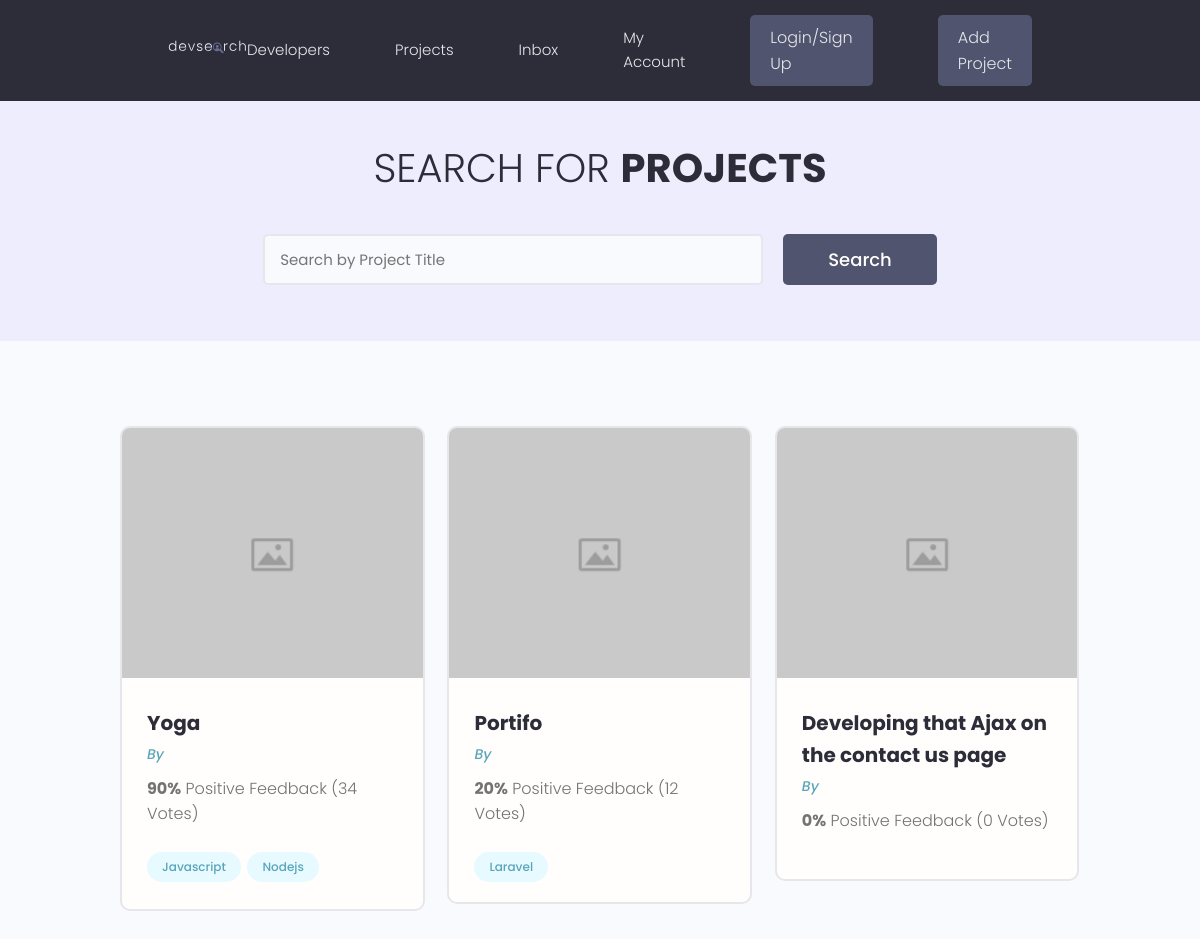
The page /projects/ on the database as committed earlier.
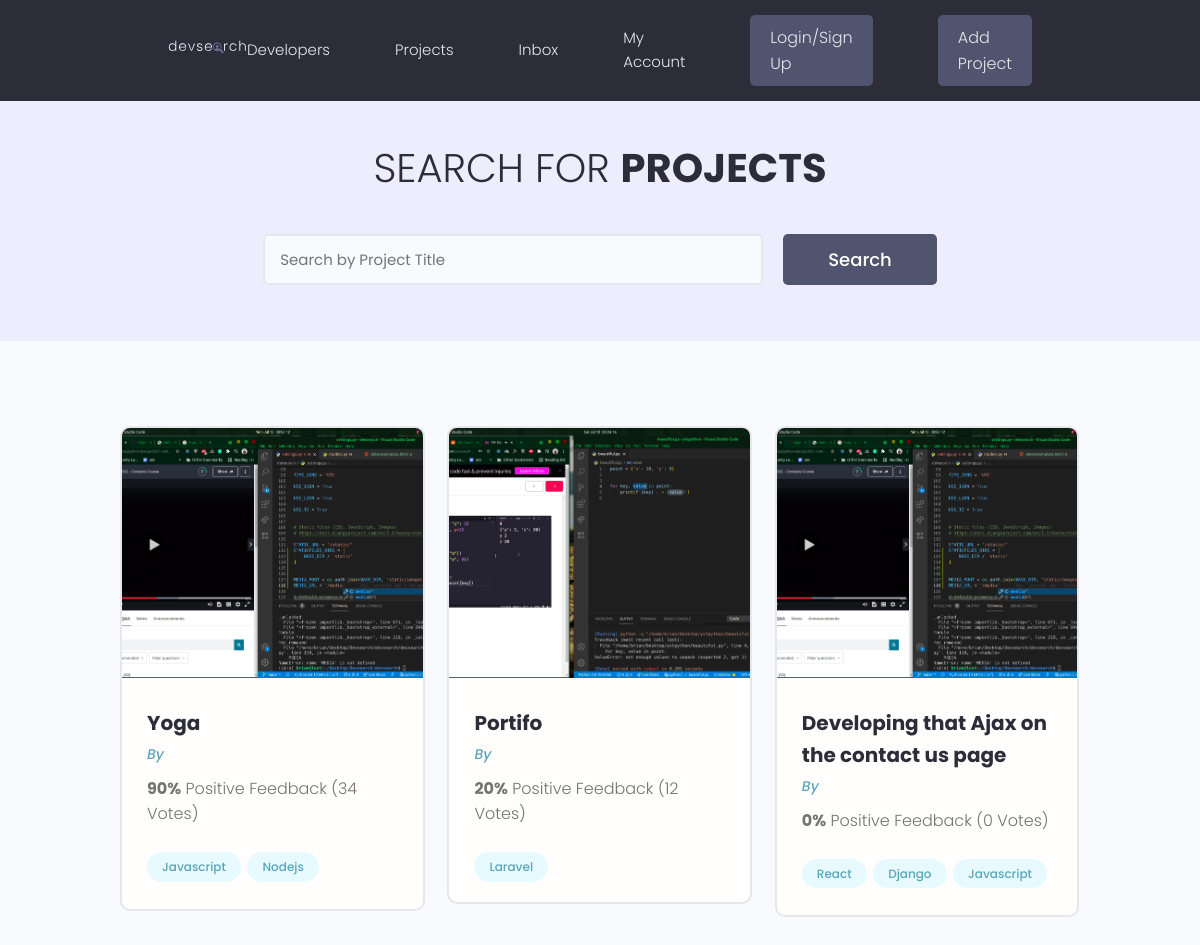
The same page on the database as committed later.
### projects/models.py (models this page shows, shortened)
class Project(models.Model):
    owner = models.ForeignKey(
        Profile, null=True, blank=True, on_delete=models.SET_NULL)
    title = models.CharField(max_length=120)
    description = models.TextField(null=True, blank=True)
    featured_image = models.ImageField(
        null=True, blank=True, default="default.png")
    demo_link = models.CharField(max_length=2000, null=True, blank=True)
    source_link = models.CharField(max_length=2000, null=True, blank=True)
    tags = models.ManyToManyField('Tag', blank=True)
    vote_total = models.IntegerField(default=0, null=True, blank=True)
    vote_ratio = models.IntegerField(default=0, null=True, blank=True)
    created = models.DateTimeField(auto_now_add=True)
    id = models.UUIDField(default=uuid.uuid4,
                          primary_key=True, unique=True, editable=False)

class Tag(models.Model):
    name = models.CharField(max_length=200)
    created = models.DateTimeField(auto_now_add=True)
    id = models.UUIDField(default=uuid.uuid4,
                          primary_key=True, unique=True, editable=False)
    def __str__(self):
        return self.name

### projects/views.py (the view)
# urls.py: path('', Index, name='index'),
def Index(request):
    projects = Project.objects.all()
    context = {'projects': projects}
    return render(request, 'projects.html', context)

### templates/projects.html (shortened to what this page needs)
{% extends 'main.html' %} {% load static %}{% block content %}
<main class="projects">
    <section class="hero-section text-center">
        <div class="container container--narrow">
            <div class="hero-section__box">
                <h2>Search for <span>Projects</span></h2>
            </div>
            <div class="hero-section__search">
                <form class="form" action="#" method="get">
                    <div class="form__field">
                        <input class="input input--text" id="formInput#search" type="text" name="text" placeholder="Search by Project Title" />
                    </div>
                    <input class="btn btn--sub btn--lg" type="submit" value="Search" />
                </form>
            </div>
        </div>
    </section>
    <section class="projectsList">
        <div class="container">
            <div class="grid grid--three">
                {% for project in projects %}
                <div class="column">
                    <div class="card project">
                        <a href="{% url 'project' project.id %}" class="project">
                            <img class="project__thumbnail" src="{{ project.featured_image.url }}" alt="project thumbnail" />
                            <div class="card__body">
                                <h3 class="project__title">{{ project.title }}</h3>
                                <p><a class="project__author" href="{% url 'user-profile' project.owner.id %}">By {{ project.owner.name }}</a></p>
                                <p class="project--rating">
                                    <span style="font-weight: bold;">{{ project.vote_ratio }}%</span> Positive Feedback ({{ project.vote_total }} Vote{{project.vote_total|pluralize:"s" }})
                                </p>
                                <div class="project__tags">
                                    {% for tag in project.tags.all %}
                                    <span class="tag tag--pill tag--main">
                                        <small>{{ tag }}</small>
                                    </span> {% endfor %}
                                </div>
                            </div>
                        </a>
                    </div>
                </div>
                {% endfor %}
            </div>
        </div>
    </section>
</main>
{% endblock content %}

### templates/main.html (shortened to what this page needs)
<!DOCTYPE html> {% load static %}
<html lang="en">
<head>
    <link rel="stylesheet" href="https://cdn.iconmonstr.com/1.3.0/css/iconmonstr-iconic-font.min.css" />
    <link rel="stylesheet" href="{%  static 'uikit/styles/uikit.css' %}" />
    <link rel="stylesheet" href="{% static 'styles/app.css' %}" />
</head>
<body>
    {% include 'navbar.html' %} {% block content %} {% endblock content %}
</body>
</html>

### templates/navbar.html (shortened to what this page needs)
{% load static%}
<header class="header">
    <div class="container container--narrow">
        <a href="{% url 'profile' %}" class="header__logo">
            <img src="{% static 'images/logo.svg' %}" alt="DevSearch Logo" />
        </a>
        <nav class="header__nav">
            <ul class="header__menu">
                <li class="header__menuItem"><a href="{% url 'profile' %}">Developers</a></li>
                <li class="header__menuItem"><a href="{% url 'index' %}">Projects</a></li>
                <li class="header__menuItem"><a href="inbox.html">Inbox</a></li>
                <li class="header__menuItem"><a href="account.html">My Account</a></li>
                <li class="header__menuItem"><a href="login.html" class="btn btn--sub">Login/Sign Up</a></li>
                <li class="header__menuItem"><a href="{% url 'create-project' %}" class="btn btn--sub">Add Project</a></li>
            </ul>
        </nav>
    </div>
</header>

### static/styles/app.css (style rules this page uses)
:root { --color-sub: #2d2d39; }
.btn--sub { background-color: var(--color-sub-light); }
.card { border: 2px solid var(--color-light); }
img { width: 100%; }
.header { position: sticky; z-index: 111; background-color: var(--color-sub); padding: 1.5rem 0; }
.header > .container { display: flex; justify-content: space-between; align-items: center; }
.header__logo > img { height: 3.8rem; }
.header__nav > ul { display: inline-flex; align-items: center; list-style: none; gap: 6.5rem; }
.header__menuItem > a { color: var(--color-light); font-weight: 300; }
.hero-section { height: 40vh; display: flex; align-items: center; background-color: var(--color-sub); }
.hero-section__box { margin-bottom: 4rem; }
.hero-section__box > h2, .hero-section__box > h2 > span { font-size: 4rem; color: var(--color-light); line-height: 1.3; text-transform: uppercase; }
.hero-section__box > h2 { font-weight: 300; }
.hero-section__box > h2 > span { font-weight: 700; }
.hero-section__search > .form { display: flex; align-items: center; justify-content: center; gap: 2rem; }
.hero-section__search > .form input.input--text { width: 50rem; }
.project__author { font-size: 1.4rem; font-style: italic; }
.project--rating { margin-bottom: 1.6em; margin-top: .5em; }
.projects > .hero-section { background: var(--color-sub-lighter); height: 30vh; }
.projects .hero-section__box { margin-bottom: 2.5rem; }
.projects .hero-section__box > h2 { color: var(--color-sub); }
.projects .hero-section__box > h2 > span { font-weight: 700; color: var(--color-sub); }
.projectsList { margin-top: 8rem; }
.project__thumbnail { height: 25rem; object-fit: cover; object-position: top center; }
.project__title { font-size: 2rem; font-weight: 700; color: var(--color-sub); }

### static/uikit/styles/modules/_variables.css (style rules this page uses)
:root { --color-main: #5aa5b9; --color-main-light: #e6faff; --color-sub: #3f4156; --color-sub-light: #51546e; --color-sub-lighter: #ededfd; --color-text: #737373; --color-gray: #8b8b8b; --color-light: #e5e7eb; --color-light-gray: #767676; --color-bg: #f8fafd; --color-white: #fffefd; --color-white-light: #f3f3f3; --color-success: #359e64; --color-success-bg: #def8e8; --color-error: #fc4b0b; --color-error-bg: #fff2ee; --font-base: 'Poppins', arial, helvetica, 'Segoe UI', roboto, ubuntu, sans-serif; --font-monospace: 'Fira Code', 'Courier New', courier, monospace; --font-regular: 300; --font-medium: 500; --font-bold: 700; --generic-shadow: 1px 1px 5px #00000010; --generic-transition: all 0.3s ease-in-out; }

### static/uikit/styles/modules/_base.css (style rules this page uses)
* { margin: 0; padding: 0; box-sizing: border-box; text-rendering: optimizeLegibility; color: inherit; font-size: inherit; }
html { font-size: 50%; }
@media only screen and (min-width: 480px) { html { font-size: 56.25%; } }
@media only screen and (min-width: 1200px) { html { font-size: 62.5%; } }
body { line-height: 1.6; font-weight: 400; font-size: 1.5rem; color: var(--color-text); background-color: var(--color-bg); min-height: 100vh; }

### static/uikit/styles/modules/_typography.css (style rules this page uses)
* { font-family: var(--font-base); }
h2 { font-size: 3.6rem; font-weight: var(--font-bold); }
h3 { font-size: 3.2rem; font-weight: var(--font-medium); }
p, span, strong { font-size: 1.6rem; color: var(--color-text); font-weight: var(--font-regular); }
a { padding-bottom: 2px; text-decoration: none; display: inline-block; color: var(--color-main); font-weight: var(--font-medium); }

### static/uikit/styles/modules/_utilities.css (style rules this page uses)
.container { width: 92%; max-width: 165rem; margin: 0 auto; box-sizing: border-box; }
.container--narrow { width: 92%; max-width: 120rem; }
@media screen and (min-width: 1000px) { .container { width: 90%; } }
@media screen and (min-width: 1000px) { .container--narrow { width: 85%; } }
@media screen and (min-width: 1200px) { .container { width: 80%; } }
@media screen and (min-width: 1200px) { .container--narrow { width: 72%; } }
.text-center { text-align: center; }

### static/uikit/styles/modules/_button.css (style rules this page uses)
.btn { display: inline-block; position: relative; cursor: pointer; background-color: var(--color-light); font-weight: var(--font-medium); color: var(--color-sub); text-decoration: none; padding: 1rem 2rem; border-radius: 0.5rem; border: none; width: -webkit-fit-content; width: -moz-fit-content; width: fit-content; height: -webkit-fit-content; height: -moz-fit-content; height: fit-content; font-size: 1.6rem; outline-width: 0; outline-color: transparent; -webkit-backface-visibility: hidden; backface-visibility: hidden; transition: all 0.3s ease-in-out; }
.btn--sub { background-color: var(--color-sub); color: var(--color-white); }
.btn--lg { font-size: 1.8rem; padding: 1.2rem 4.5rem; }

Rows that differ between the two databases and show on the page:
changed Project "Yoga": featured_image: picture added in place of a placeholder
changed Project "Portifo": featured_image: picture added in place of a placeholder
changed Project "Developing that Ajax on the contact us page": gains Tag (name "React"); gains Tag (name "Django"); featured_image: picture added in place of a placeholder; gains Tag (name "Javascript")
